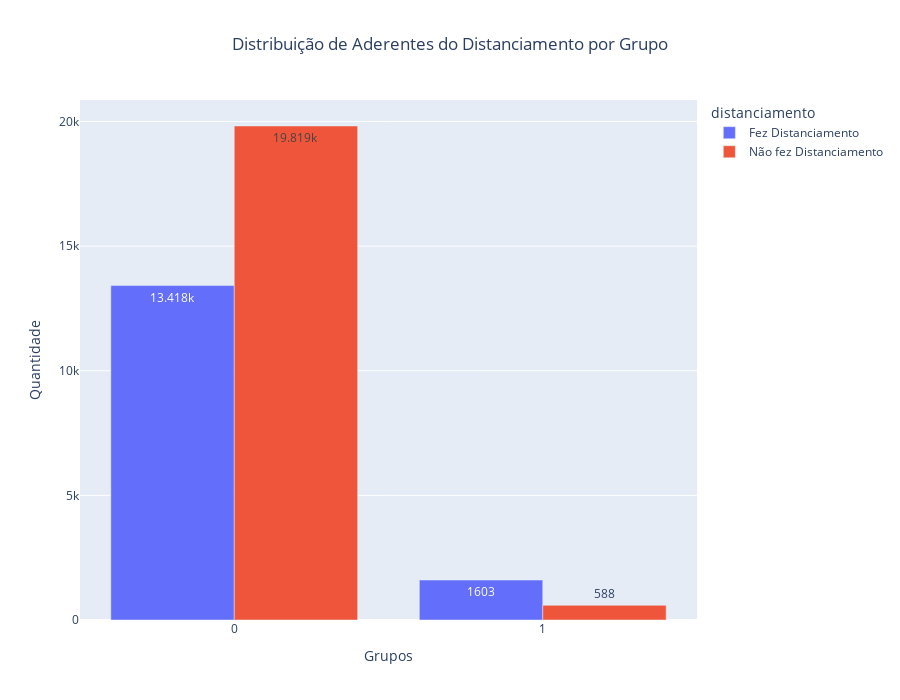

This figure's notebook cell:
### Code cell
fPlotaGraficos(df_distanciamento, 'Distribuição de Aderentes do Distanciamento por Grupo')

### Figure 1 — Plotly figure (JSON) as saved in the notebook; plotly's stock layout.template omitted (floating-point values rounded to 4 significant figures)
{"data": [{"alignmentgroup": "True", "hovertemplate": "distanciamento=Fez Distanciamento<br>Grupos=%{x}<br>Quantidade=%{y}<extra></extra>", "legendgroup": "Fez Distanciamento", "marker": {"color": "#636efa", "pattern": {"shape": ""}}, "name": "Fez Distanciamento", "offsetgroup": "Fez Distanciamento", "orientation": "v", "showlegend": true, "textposition": "auto", "texttemplate": "%{y}", "type": "bar", "x": [0, 1], "xaxis": "x", "y": [13418, 1603], "yaxis": "y"}, {"alignmentgroup": "True", "hovertemplate": "distanciamento=Não fez Distanciamento<br>Grupos=%{x}<br>Quantidade=%{y}<extra></extra>", "legendgroup": "Não fez Distanciamento", "marker": {"color": "#EF553B", "pattern": {"shape": ""}}, "name": "Não fez Distanciamento", "offsetgroup": "Não fez Distanciamento", "orientation": "v", "showlegend": true, "textposition": "auto", "texttemplate": "%{y}", "type": "bar", "x": [0, 1], "xaxis": "x", "y": [19819, 588], "yaxis": "y"}], "layout": {"autosize": false, "barmode": "group", "height": 700, "legend": {"title": {"text": "distanciamento"}, "tracegroupgap": 0}, "title": {"text": "Distribuição de Aderentes do Distanciamento por Grupo", "x": 0.5}, "xaxis": {"anchor": "y", "domain": [0, 1], "dtick": 1, "tickmode": "linear", "title": {"text": "Grupos"}}, "yaxis": {"anchor": "x", "domain": [0, 1], "title": {"text": "Quantidade"}}}}
